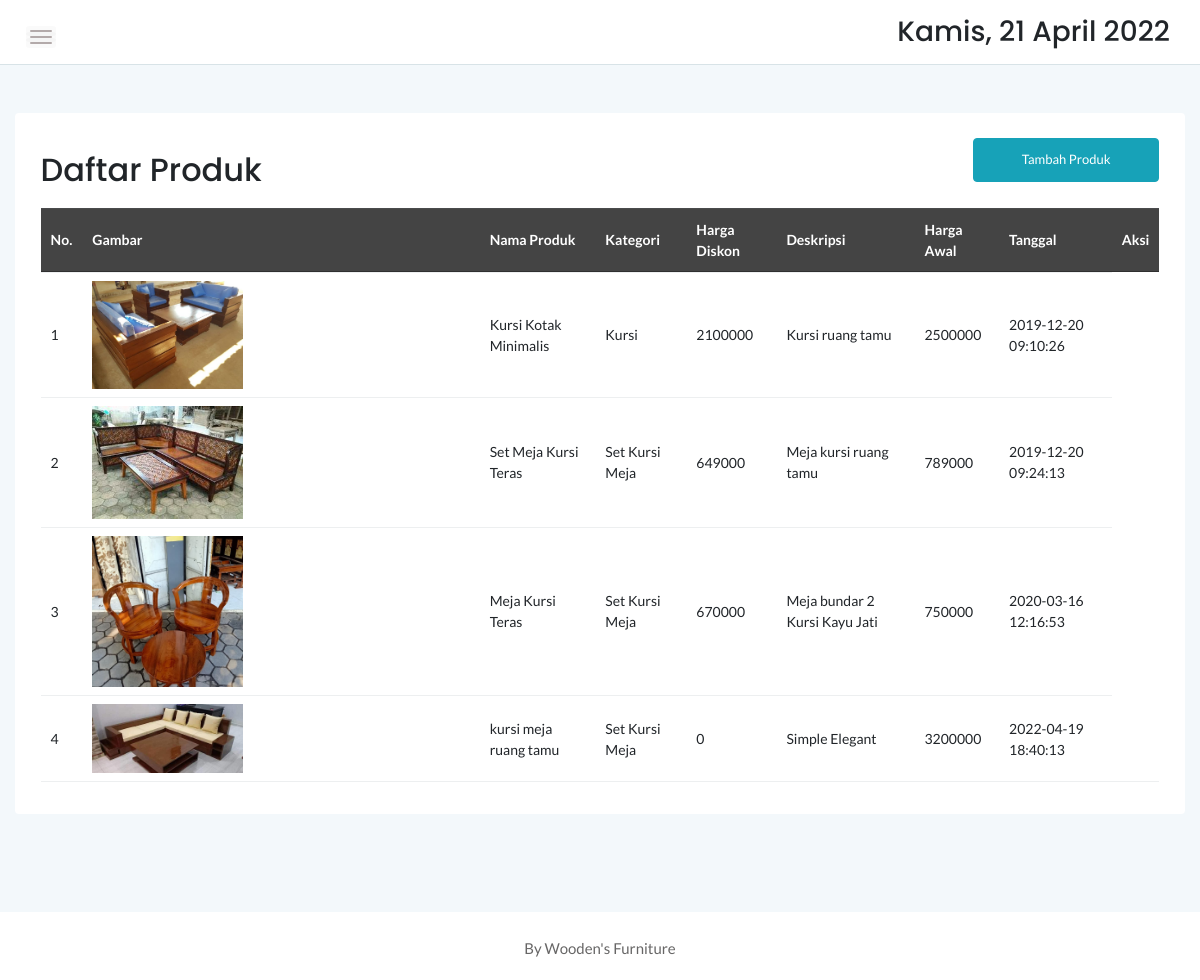
Page /pemilik/produk.php on the earlier database version.
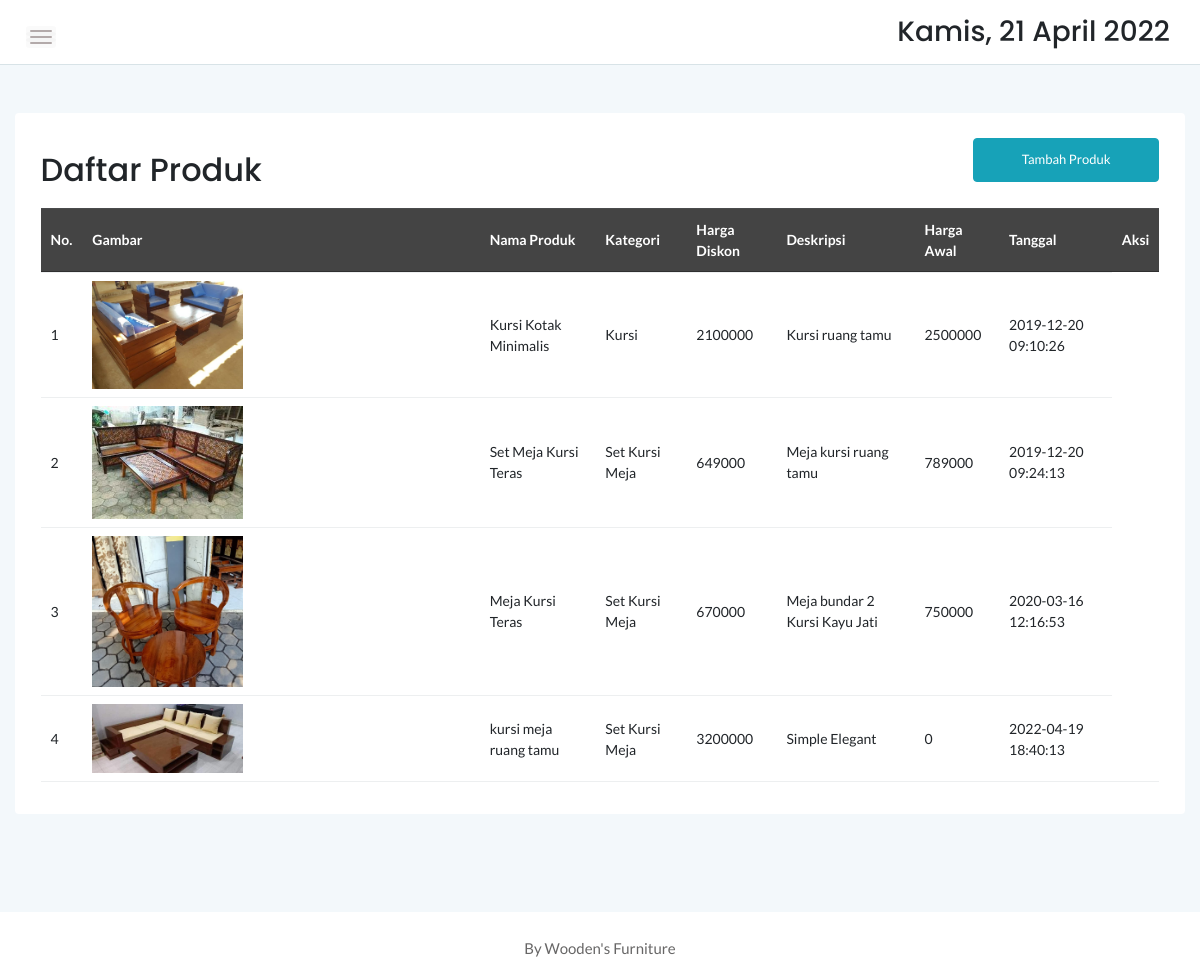
Same page on the later database version.
### tables this page shows
CREATE TABLE `produk` (
  `idproduk` int(11) NOT NULL,
  `idkategori` int(11) NOT NULL,
  `namaproduk` varchar(30) NOT NULL,
  `gambar` varchar(100) NOT NULL,
  `deskripsi` varchar(200) NOT NULL,
  `rate` int(11) NOT NULL,
  `hargabefore` int(11) NOT NULL,
  `hargaafter` int(11) NOT NULL,
  `tgldibuat` timestamp NOT NULL DEFAULT current_timestamp()
);

CREATE TABLE `kategori` (
  `idkategori` int(11) NOT NULL,
  `namakategori` varchar(20) NOT NULL,
  `tgldibuat` timestamp NOT NULL DEFAULT current_timestamp()
);

### pemilik/produk.php (the view, shortened to what this page needs)
<?php
	include '../dbconnect.php';
	?>
<!doctype html>
<html class="no-js" lang="en">
<head>
    <link rel="stylesheet" href="assets/css/bootstrap.min.css">
    <link rel="stylesheet" href="assets/css/font-awesome.min.css">
    <link rel="stylesheet" href="assets/css/themify-icons.css">
    <link rel="stylesheet" href="assets/css/metisMenu.css">
    <link rel="stylesheet" href="assets/css/owl.carousel.min.css">
    <link rel="stylesheet" href="assets/css/slicknav.min.css">
    <link rel="stylesheet" href="https://www.amcharts.com/lib/3/plugins/export/export.css" type="text/css" media="all" />
	<link rel="stylesheet" type="text/css" href="https://cdn.datatables.net/1.10.20/css/jquery.dataTables.min.css">
    <link rel="stylesheet" type="text/css" href="https://cdn.datatables.net/1.10.20/css/jquery.dataTables.css">
    <link rel="stylesheet" type="text/css" href="https://cdn.datatables.net/1.10.20/css/dataTables.bootstrap4.min.css">
    <link rel="stylesheet" type="text/css" href="https://cdn.datatables.net/responsive/2.2.3/css/responsive.bootstrap.min.css">
    <link rel="stylesheet" type="text/css" href="https://cdn.datatables.net/responsive/2.2.3/css/responsive.jqueryui.min.css">
	<link rel="stylesheet" type="text/css" href="https://cdn.datatables.net/buttons/1.5.2/css/buttons.dataTables.min.css">
    <link rel="stylesheet" href="assets/css/typography.css">
    <link rel="stylesheet" href="assets/css/default-css.css">
    <link rel="stylesheet" href="assets/css/styles.css">
    <link rel="stylesheet" href="assets/css/responsive.css">
</head>
<body>
    <div class="page-container">
        <div class="main-content">
            <div class="header-area">
                <div class="row align-items-center">
                    <div class="col-md-6 col-sm-8 clearfix">
                        <div class="nav-btn pull-left">
                            <span></span>
                            <span></span>
                            <span></span>
                        </div>
                    </div>
                    <div class="col-md-6 col-sm-4 clearfix">
                        <ul class="notification-area pull-right">
                            <li><h3><div class="date">
						</b></div></h3>
						</li>
                        </ul>
                    </div>
                </div>
            </div>
            <div class="main-content-inner">
                <div class="row mt-5 mb-5">
                    <div class="col-12">
                        <div class="card">
                            <div class="card-body">
                                <div class="d-sm-flex justify-content-between align-items-center">
									<h2>Daftar Produk</h2>
									<button style="margin-bottom:20px" data-toggle="modal" data-target="#myModal" class="btn btn-info col-md-2">Tambah Produk</button>
                                </div>
                                    <div class="data-tables datatable-dark">
										 <table id="dataTable3" class="display" style="width:100%"><thead class="thead-dark">
											<tr>
												<th>No.</th>
												<th>Gambar</th>
												<th>Nama Produk</th>
												<th>Kategori</th>
												<th>Harga Diskon</th>
												<th>Deskripsi</th>
												<th>Harga Awal</th>
												<th>Tanggal</th>
												<th>Aksi</th>
											</tr></thead><tbody>
											<?php
											$brgs=mysqli_query($conn,"SELECT * from kategori k, produk p where k.idkategori=p.idkategori order by idproduk ASC");
											$no=1;
											while($p=mysqli_fetch_array($brgs)){
												?>
												<tr>
													<td><?php echo $no++ ?></td>
													<td><img src="../<?php echo $p['gambar'] ?>" width="40%"\></td>
													<td><?php echo $p['namaproduk'] ?></td>
													<td><?php echo $p['namakategori'] ?></td>
													<td><?php echo $p['hargaafter'] ?></td>
													<td><?php echo $p['deskripsi'] ?></td>
													<td><?php echo $p['hargabefore'] ?></td>
													<td><?php echo $p['tgldibuat'] ?></td>
												</tr>
												<?php
											}
											?>
										</tbody>
										</table>
                                    </div>
								 </div>
                            </div>
                        </div>
                    </div>
                </div>
            </div>
        </div>
        <footer>
            <div class="footer-area">
                <p>By Wooden's Furniture</p>
            </div>
        </footer>
</body>
</html>

Differences in the rows shown:
changed produk "kursi meja ruang tamu": hargaafter "0" → "3200000"; hargabefore "3200000" → "0"
